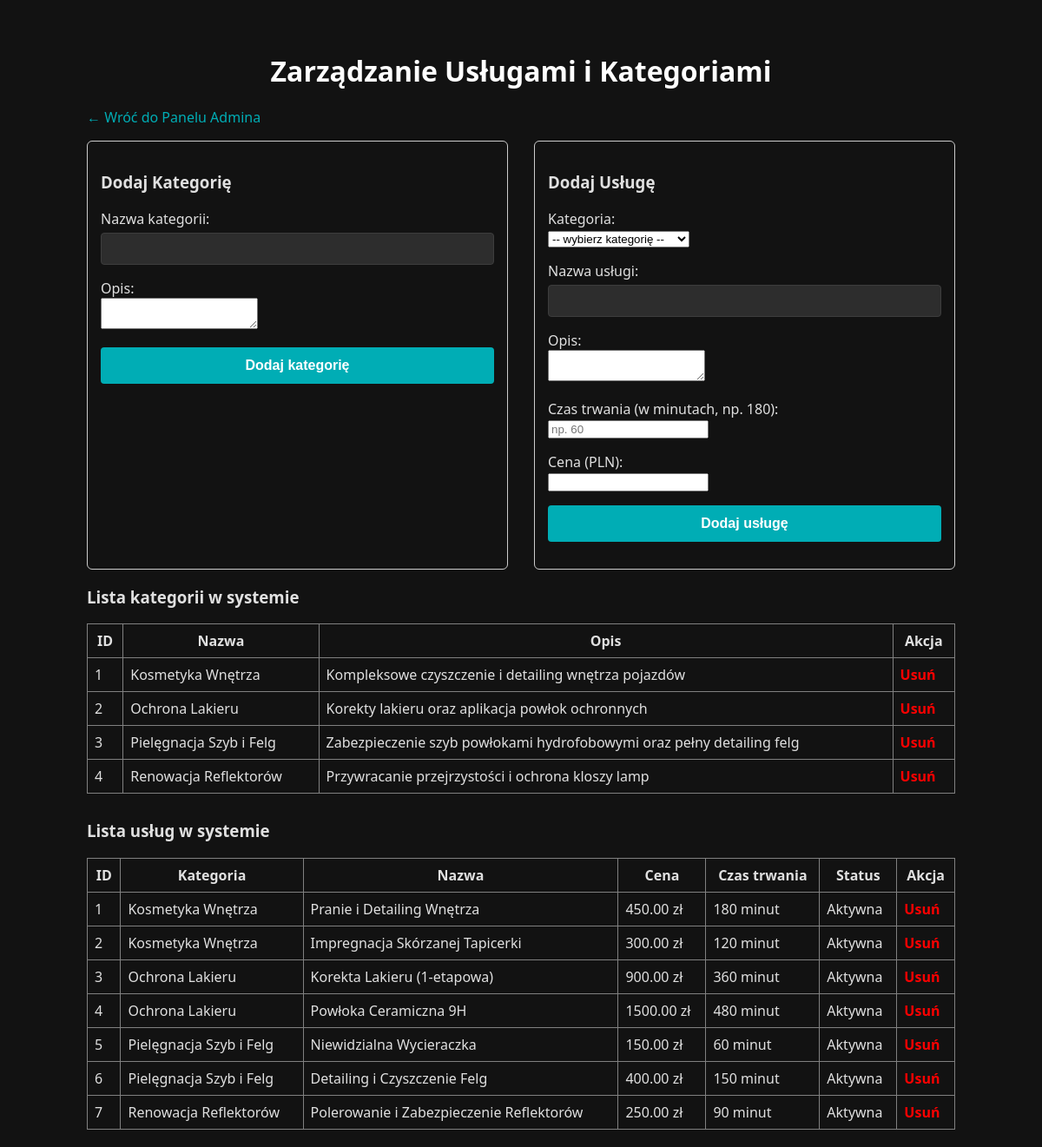
The page /admin_services.php (signed in) on the database its author committed.
### tables this page shows
CREATE TABLE service_categories (
                                    id INT AUTO_INCREMENT PRIMARY KEY,
                                    name VARCHAR(100) NOT NULL,
                                    description TEXT
);

CREATE TABLE services (
                          id INT AUTO_INCREMENT PRIMARY KEY,
                          category_id INT,
                          name VARCHAR(150) NOT NULL,
                          description TEXT,
                          duration INT NOT NULL,
                          price DECIMAL(10, 2) NOT NULL,
                          active TINYINT(1) DEFAULT 1,
                          FOREIGN KEY (category_id) REFERENCES service_categories(id) ON DELETE SET NULL
);

### public/admin_services.php (the view, shortened to what this page needs)
<?php
require_once __DIR__ . '/../config/db.php';
$categories = $pdo->query("SELECT * FROM service_categories")->fetchAll(PDO::FETCH_ASSOC);
$services = $pdo->query("SELECT s.*, c.name as cat_name FROM services s JOIN service_categories c ON s.category_id = c.id")->fetchAll(PDO::FETCH_ASSOC);
?>
<!DOCTYPE html>
<html lang="pl">
<head>
    <link rel="stylesheet" href="../css/style.css">
</head>
<body style="padding: 20px; max-width: 1000px; margin: auto;">
    <h1>Zarządzanie Usługami i Kategoriami</h1>
    <p><a href="admin_panel.php">&larr; Wróć do Panelu Admina</a></p>
    <div style="display: flex; gap: 30px;">
        <div style="flex: 1; border: 1px solid #ccc; padding: 15px; border-radius: 6px;">
            <h3>Dodaj Kategorię</h3>
            <form method="POST">
                <p><label>Nazwa kategorii:<br><input type="text" name="cat_name" required></label></p>
                <p><label>Opis:<br><textarea name="cat_desc"></textarea></label></p>
                <p><button type="submit" name="add_category">Dodaj kategorię</button></p>
            </form>
        </div>
        <div style="flex: 1; border: 1px solid #ccc; padding: 15px; border-radius: 6px;">
            <h3>Dodaj Usługę</h3>
            <form method="POST">
                <p><label>Kategoria:<br>
                    <select name="category_id" required>
                        <option value="">-- wybierz kategorię --</option>
                    </select>
                </label></p>
                <p><label>Nazwa usługi:<br><input type="text" name="name" required></label></p>
                <p><label>Opis:<br><textarea name="description"></textarea></label></p>
                <p><label>Czas trwania (w minutach, np. 180):<br><input type="number" min="1" name="duration" placeholder="np. 60" required></label></p>
                <p><label>Cena (PLN):<br><input type="number" step="0.01" name="price" required></label></p>
                <p><button type="submit" name="add_service">Dodaj usługę</button></p>
            </form>
        </div>
    </div>
    <h3>Lista kategorii w systemie</h3>
    <table border="1" cellpadding="8" style="border-collapse: collapse; width: 100%; margin-top: 10px; margin-bottom: 30px;">
        <tr>
            <th>ID</th>
            <th>Nazwa</th>
            <th>Opis</th>
            <th>Akcja</th>
        </tr>
        <?php if (empty($categories)): ?>
            <tr><td colspan="4" style="text-align: center;">Brak kategorii.</td></tr>
        <?php else: ?>
            <?php foreach($categories as $cat): ?>
            <tr>
                <td><?php echo $cat['id']; ?></td>
                <td><?php echo htmlspecialchars($cat['name']); ?></td>
                <td><?php echo htmlspecialchars($cat['description']); ?></td>
                <td>
                    <a href="admin_services.php?delete_category=<?php echo $cat['id']; ?>" onclick="return confirm('Na pewno usunąć tę kategorię?');" style="color: red; text-decoration: none; font-weight: bold;">Usuń</a>
                </td>
            </tr>
            <?php endforeach; ?>
        <?php endif; ?>
    </table>
    <h3>Lista usług w systemie</h3>
    <table border="1" cellpadding="8" style="border-collapse: collapse; width: 100%; margin-top: 10px;">
        <tr>
            <th>ID</th>
            <th>Kategoria</th>
            <th>Nazwa</th>
            <th>Cena</th>
            <th>Czas trwania</th>
            <th>Status</th>
            <th>Akcja</th>
        </tr>
        <?php if (empty($services)): ?>
            <tr><td colspan="7" style="text-align: center;">Brak usług.</td></tr>
        <?php else: ?>
            <?php foreach($services as $srv): ?>
            <tr>
                <td><?php echo $srv['id']; ?></td>
                <td><?php echo htmlspecialchars($srv['cat_name']); ?></td>
                <td><?php echo htmlspecialchars($srv['name']); ?></td>
                <td><?php echo $srv['price']; ?> zł</td>
                <td><?php echo $srv['duration']; ?> minut</td>
                <td><?php echo $srv['active'] ? 'Aktywna' : 'Nieaktywna'; ?></td>
                <td>
                    <a href="admin_services.php?delete_service=<?php echo $srv['id']; ?>" onclick="return confirm('Na pewno usunąć tę usługę?');" style="color: red; text-decoration: none; font-weight: bold;">Usuń</a>
                </td>
            </tr>
            <?php endforeach; ?>
        <?php endif; ?>
    </table>
</body>
</html>

### css/style.css (style rules this page uses)
body { font-family: 'Segoe UI', Tahoma, Geneva, Verdana, sans-serif; background-color: #121212; color: #e0e0e0; margin: 0; padding: 0; }
a { color: #00adb5; text-decoration: none; }
h1 { text-align: center; margin-top: 40px; color: #ffffff; }
input[type="text"], input[type="email"], input[type="password"] { width: 100%; padding: 10px; margin-top: 5px; background-color: #2d2d2d; border: 1px solid #3d3d3d; border-radius: 4px; color: #ffffff; box-sizing: border-box; }
button { width: 100%; padding: 12px; background-color: #00adb5; color: #ffffff; border: none; border-radius: 4px; font-weight: bold; cursor: pointer; font-size: 16px; transition: background-color 0.2s; }

### rows shown on the page
service_categories: id "1", name "Kosmetyka Wnętrza", description "Kompleksowe czyszczenie i detailing wnętrza pojazdów"
service_categories: id "2", name "Ochrona Lakieru", description "Korekty lakieru oraz aplikacja powłok ochronnych"
service_categories: id "3", name "Pielęgnacja Szyb i Felg", description "Zabezpieczenie szyb powłokami hydrofobowymi oraz pełny detailing felg"
service_categories: id "4", name "Renowacja Reflektorów", description "Przywracanie przejrzystości i ochrona kloszy lamp"
services: id "1", category.name "Kosmetyka Wnętrza", name "Pranie i Detailing Wnętrza", price "450.00", duration "180", active "Aktywna"
services: id "2", category.name "Kosmetyka Wnętrza", name "Impregnacja Skórzanej Tapicerki", price "300.00", duration "120", active "Aktywna"
services: id "3", category.name "Ochrona Lakieru", name "Korekta Lakieru (1-etapowa)", price "900.00", duration "360", active "Aktywna"
services: id "4", category.name "Ochrona Lakieru", name "Powłoka Ceramiczna 9H", price "1500.00", duration "480", active "Aktywna"
services: id "5", category.name "Pielęgnacja Szyb i Felg", name "Niewidzialna Wycieraczka", price "150.00", duration "60", active "Aktywna"
services: id "6", category.name "Pielęgnacja Szyb i Felg", name "Detailing i Czyszczenie Felg", price "400.00", duration "150", active "Aktywna"
services: id "7", category.name "Renowacja Reflektorów", name "Polerowanie i Zabezpieczenie Reflektorów", price "250.00", duration "90", active "Aktywna"
